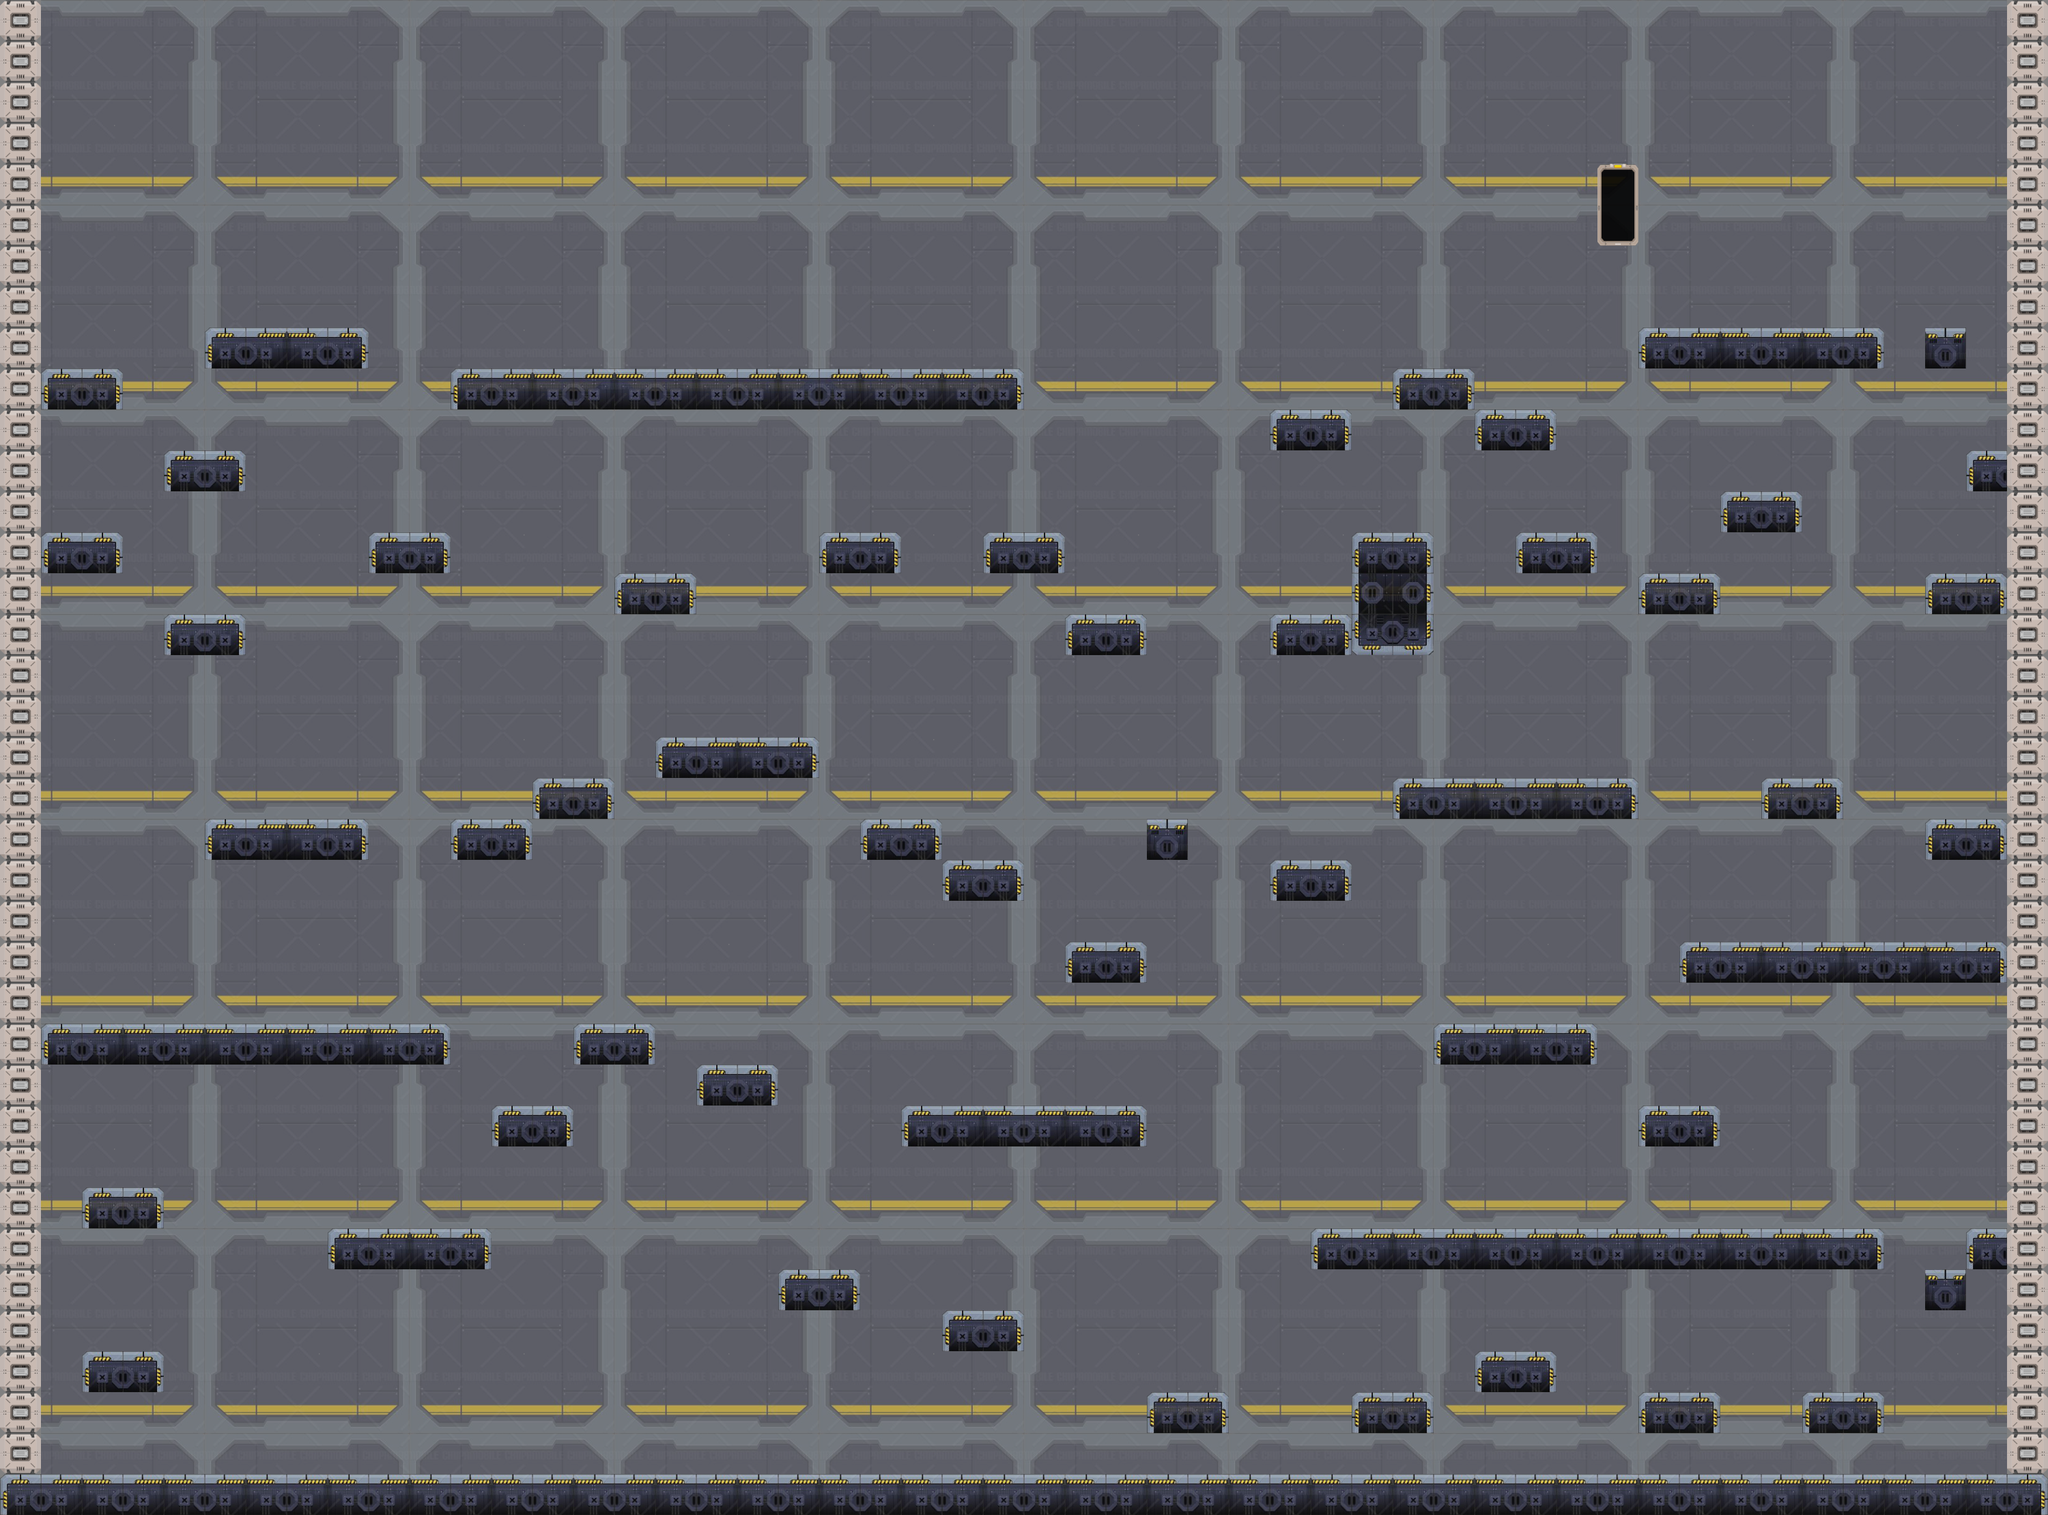

Rendered tile map (Tiled .tmx) drawn with the repository's tilesets; below, a short description and the map source with its tile grids summarised:
An orthogonal 50x37 tile map with 60x60 px tiles, 2 tile layers (Background, Objects) and 117 objects (59x solid, 20x bang, 12x solid1, 7x Enemy, 6x acid, ...).

<map version="1.0" orientation="orthogonal" renderorder="right-down" width="50" height="37" tilewidth="60" tileheight="60" backgroundcolor="#808080" nextobjectid="415">
 <tileset firstgid="1" name="image" tilewidth="60" tileheight="60">
  <image source="image.png" width="480" height="600" />
 </tileset>
 <layer name="Background" width="50" height="37" opacity="0.45">
  <data>[1850 cells, 1728 non-empty, 25 distinct tile ids]</data>
 </layer>
 <objectgroup name="collision">
  <object id="288" name="player" x="60" y="2040" width="60" height="120" />
  <object id="291" name="solid" x="0" y="0" width="60" height="2160" />
  <object id="292" name="solid" x="2940" y="0" width="60" height="2160" />
  <object id="293" name="solid" x="0" y="2160" width="3000" height="60" />
  <object id="296" name="solid" x="120" y="1980" width="120" height="60" />
  <object id="297" name="acid" x="60" y="1440" width="60" height="60" />
  <object id="301" name="solid1" x="660" y="1440" width="60" height="60" />
  <object id="302" name="ammu" x="60" y="1380" width="60" height="60" />
  <object id="304" name="Enemy" x="360" y="1380" width="60" height="120" />
  <object id="305" name="solid1" x="60" y="1440" width="60" height="60" />
  <object id="306" name="solid1" x="2700" y="1740" width="60" height="60" />
  <object id="307" name="solid1" x="1860" y="1740" width="60" height="60" />
  <object id="308" name="solid" x="480" y="1800" width="240" height="60" />
  <object id="309" name="solid" x="120" y="1740" width="120" height="60" />
  <object id="310" name="solid" x="1320" y="1620" width="360" height="60" />
  <object id="311" name="solid" x="60" y="1500" width="600" height="60" />
  <object id="312" name="solid" x="1020" y="1560" width="120" height="60" />
  <object id="313" name="solid" x="840" y="1500" width="120" height="60" />
  <object id="314" name="solid" x="720" y="1620" width="120" height="60" />
  <object id="315" name="mov" x="300" y="1800" width="120" height="60" />
  <object id="316" name="solid" x="1920" y="1800" width="840" height="60" />
  <object id="317" name="Enemy" x="2580" y="1680" width="40" height="72" />
  <object id="318" name="health" x="1200" y="1800" width="60" height="60" />
  <object id="319" name="bang" x="2700" y="1740" width="60" height="60" />
  <object id="320" name="bang" x="2220" y="1440" width="60" height="60" />
  <object id="321" name="health" x="2880" y="1740" width="60" height="60" />
  <object id="322" name="solid" x="2400" y="1620" width="120" height="60" />
  <object id="323" name="solid" x="2880" y="1800" width="60" height="60" />
  <object id="324" name="solid" x="1140" y="1860" width="120" height="60" />
  <object id="325" name="mov" x="60" y="1020" width="120" height="60" />
  <object id="326" name="solid" x="2400" y="480" width="360" height="60" />
  <object id="327" name="solid" x="660" y="540" width="840" height="60" />
  <object id="328" name="solid" x="660" y="1200" width="120" height="60" />
  <object id="329" name="solid" x="780" y="1140" width="120" height="60" />
  <object id="330" name="solid" x="960" y="1080" width="240" height="60" />
  <object id="331" name="solid" x="2040" y="1140" width="360" height="60" />
  <object id="332" name="solid" x="2100" y="1500" width="240" height="60" />
  <object id="333" name="solid" x="1860" y="1260" width="120" height="60" />
  <object id="334" name="solid" x="1680" y="1200" width="60" height="60" />
  <object id="335" name="solid" x="1560" y="1380" width="120" height="60" />
  <object id="336" name="solid" x="1380" y="1260" width="120" height="60" />
  <object id="337" name="solid" x="1260" y="1200" width="120" height="60" />
  <object id="338" name="solid" x="540" y="780" width="120" height="60" />
  <object id="339" name="solid" x="900" y="840" width="120" height="60" />
  <object id="340" name="solid" x="1560" y="900" width="120" height="60" />
  <object id="341" name="solid" x="1440" y="780" width="120" height="60" />
  <object id="342" name="solid" x="1200" y="780" width="120" height="60" />
  <object id="343" name="solid" x="2160" y="600" width="120" height="60" />
  <object id="344" name="solid" x="2040" y="540" width="120" height="60" />
  <object id="345" name="solid" x="1860" y="600" width="120" height="60" />
  <object id="346" name="solid" x="1860" y="900" width="120" height="60" />
  <object id="347" name="solid" x="2400" y="840" width="120" height="60" />
  <object id="348" name="solid" x="2220" y="780" width="120" height="60" />
  <object id="349" name="solid" x="1980" y="780" width="120" height="180" />
  <object id="350" name="solid" x="2520" y="720" width="120" height="60" />
  <object id="351" name="solid" x="2820" y="840" width="120" height="60" />
  <object id="352" name="solid" x="2820" y="1200" width="120" height="60" />
  <object id="353" name="solid" x="2580" y="1140" width="120" height="60" />
  <object id="354" name="solid" x="2400" y="2040" width="120" height="60" />
  <object id="355" name="solid" x="2160" y="1980" width="120" height="60" />
  <object id="356" name="solid" x="1980" y="2040" width="120" height="60" />
  <object id="357" name="solid" x="1680" y="2040" width="120" height="60" />
  <object id="358" name="solid" x="1380" y="1920" width="120" height="60" />
  <object id="359" name="solid" x="2880" y="660" width="60" height="60" />
  <object id="360" name="solid" x="2820" y="480" width="60" height="60" />
  <object id="361" name="solid" x="300" y="1200" width="240" height="60" />
  <object id="362" name="solid" x="240" y="660" width="120" height="60" />
  <object id="363" name="solid" x="240" y="900" width="120" height="60" />
  <object id="364" name="solid" x="60" y="780" width="120" height="60" />
  <object id="365" name="solid" x="60" y="540" width="120" height="60" />
  <object id="366" name="solid" x="300" y="480" width="240" height="60" />
  <object id="367" name="solid" x="2460" y="1380" width="480" height="60" />
  <object id="368" name="solid" x="2640" y="2040" width="120" height="60" />
  <object id="369" name="solid" x="2820" y="1860" width="60" height="60" />
  <object id="371" name="bang" x="2580" y="2100" width="60" height="60" />
  <object id="372" name="bang" x="2340" y="2100" width="60" height="60" />
  <object id="373" name="bang" x="1920" y="2100" width="60" height="60" />
  <object id="374" name="bang" x="1800" y="2100" width="60" height="60" />
  <object id="375" name="bang" x="1560" y="2100" width="60" height="60" />
  <object id="376" name="bang" x="1320" y="2100" width="60" height="60" />
  <object id="377" name="bang" x="1080" y="2100" width="60" height="60" />
  <object id="378" name="health" x="2760" y="2100" width="60" height="60" />
  <object id="379" name="ammu" x="2880" y="2100" width="60" height="60" />
  <object id="380" name="ammu" x="120" y="1680" width="60" height="60" />
  <object id="381" name="bang" x="180" y="1680" width="60" height="60" />
  <object id="382" name="Enemy" x="2700" y="1260" width="40" height="72" />
  <object id="383" name="solid1" x="2400" y="1320" width="60" height="60" />
  <object id="384" name="bang" x="2880" y="1140" width="60" height="60" />
  <object id="385" name="health" x="2880" y="1080" width="60" height="60" />
  <object id="386" name="solid1" x="2400" y="1080" width="60" height="60" />
  <object id="387" name="solid1" x="1980" y="1080" width="60" height="60" />
  <object id="388" name="Enemy" x="2220" y="1020" width="40" height="72" />
  <object id="389" name="bang" x="1920" y="840" width="60" height="60" />
  <object id="390" name="acid" x="1560" y="840" width="60" height="60" />
  <object id="391" name="acid" x="1500" y="720" width="60" height="60" />
  </objectgroup>
 <layer name="Objects" width="50" height="37" opacity="0.89">
  <data>[1850 cells, 295 non-empty, 12 distinct tile ids]</data>
 </layer>
</map>
<!-- 22 of 117 objects omitted -->